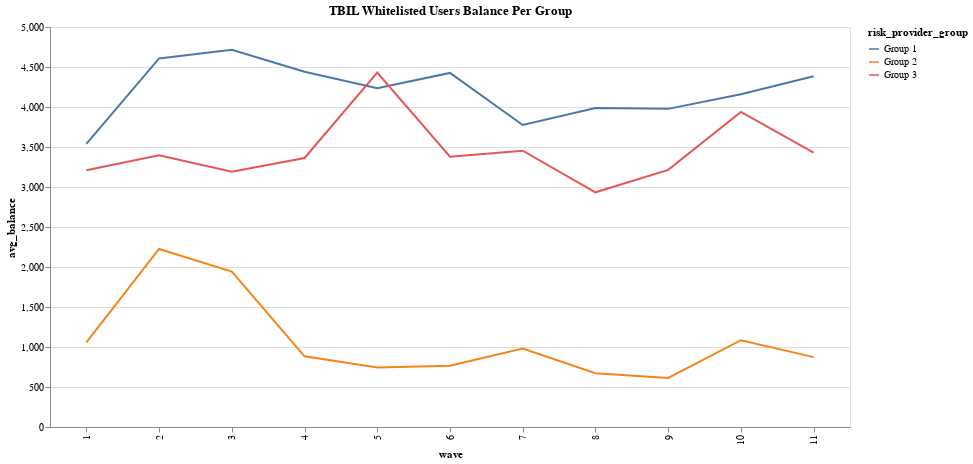

Source (notebook cell):
### Code cell
af.line_multi(
    df_avg_balance, "risk_provider_group:N", "wave:O", "avg_balance:Q", 800, 400, "x"
).properties(title="TBIL Whitelisted Users Balance Per Group")

### Figure 1 — Vega-Lite specification as saved in the notebook (floating-point values rounded to 4 significant figures)
{"config": {"view": {"continuousWidth": 400, "continuousHeight": 300}}, "data": {"name": "data-89b4804e45e97e7b6f94205694df5662"}, "mark": "line", "encoding": {"color": {"type": "nominal", "field": "risk_provider_group"}, "tooltip": {"type": "quantitative", "field": "avg_balance"}, "x": {"type": "ordinal", "field": "wave"}, "y": {"type": "quantitative", "field": "avg_balance", "sort": "x"}}, "height": 400, "title": "TBIL Whitelisted Users Balance Per Group", "width": 800, "$schema": "https://vega.github.io/schema/vega-lite/v4.8.1.json", "datasets": {"data-89b4804e45e97e7b6f94205694df5662": [{"risk_provider_group": "Group 1", "wave": " 1", "avg_balance": 3539.0}, {"risk_provider_group": "Group 1", "wave": " 2", "avg_balance": 4608.0}, {"risk_provider_group": "Group 1", "wave": " 3", "avg_balance": 4716.0}, {"risk_provider_group": "Group 1", "wave": " 4", "avg_balance": 4442.0}, {"risk_provider_group": "Group 1", "wave": " 5", "avg_balance": 4234.0}, {"risk_provider_group": "Group 1", "wave": " 6", "avg_balance": 4426.0}, {"risk_provider_group": "Group 1", "wave": " 7", "avg_balance": 3775.0}, {"risk_provider_group": "Group 1", "wave": " 8", "avg_balance": 3988.0}, {"risk_provider_group": "Group 1", "wave": " 9", "avg_balance": 3977.0}, {"risk_provider_group": "Group 1", "wave": "10", "avg_balance": 4160.0}, {"risk_provider_group": "Group 1", "wave": "11", "avg_balance": 4383.0}, {"risk_provider_group": "Group 2", "wave": " 1", "avg_balance": 1057.0}, {"risk_provider_group": "Group 2", "wave": " 2", "avg_balance": 2226.0}, {"risk_provider_group": "Group 2", "wave": " 3", "avg_balance": 1942.0}, {"risk_provider_group": "Group 2", "wave": " 4", "avg_balance": 883.5}, {"risk_provider_group": "Group 2", "wave": " 5", "avg_balance": 742.5}, {"risk_provider_group": "Group 2", "wave": " 6", "avg_balance": 766.2}, {"risk_provider_group": "Group 2", "wave": " 7", "avg_balance": 981.6}, {"risk_provider_group": "Group 2", "wave": " 8", "avg_balance": 673.0}, {"risk_provider_group": "Group 2", "wave": " 9", "avg_balance": 613.7}, {"risk_provider_group": "Group 2", "wave": "10", "avg_balance": 1085.0}, {"risk_provider_group": "Group 2", "wave": "11", "avg_balance": 873.4}, {"risk_provider_group": "Group 3", "wave": " 1", "avg_balance": 3210.0}, {"risk_provider_group": "Group 3", "wave": " 2", "avg_balance": 3397.0}, {"risk_provider_group": "Group 3", "wave": " 3", "avg_balance": 3191.0}, {"risk_provider_group": "Group 3", "wave": " 4", "avg_balance": 3362.0}, {"risk_provider_group": "Group 3", "wave": " 5", "avg_balance": 4431.0}, {"risk_provider_group": "Group 3", "wave": " 6", "avg_balance": 3378.0}, {"risk_provider_group": "Group 3", "wave": " 7", "avg_balance": 3454.0}, {"risk_provider_group": "Group 3", "wave": " 8", "avg_balance": 2933.0}, {"risk_provider_group": "Group 3", "wave": " 9", "avg_balance": 3214.0}, {"risk_provider_group": "Group 3", "wave": "10", "avg_balance": 3939.0}, {"risk_provider_group": "Group 3", "wave": "11", "avg_balance": 3428.0}]}}
